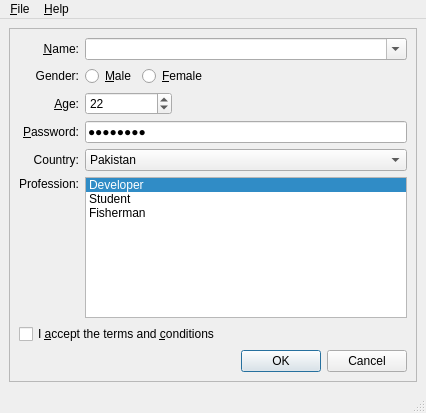
<?xml version="1.0" encoding="UTF-8"?>
<ui version="4.0">
 <class>MainWindow</class>
 <widget class="QMainWindow" name="MainWindow">
  <property name="geometry">
   <rect>
    <x>0</x>
    <y>0</y>
    <width>426</width>
    <height>413</height>
   </rect>
  </property>
  <property name="windowTitle">
   <string>Style Sheet</string>
  </property>
  <property name="styleSheet">
   <string notr="true">/* Customize any plain widget that is a child of a QMainWindow. */
QMainWindow &gt; .QWidget {
    background-color: gainsboro;
    background-image: url(images/pagefold.png);
    background-position: top right;
    background-repeat: no-repeat
}

/* Provide a padding for the layout inside the frame. The frame
   exists only to provide a padding for the top-right image, so we
   explicitly disable the border. */
#mainFrame {
    padding-right: 30px;
    border-style: none;
    border-image: none; /* since we set a border-image below */
}

/* mainFrame won't have this border-image since we have
   explicitly set it to 'none' using a more specific selector. */
QFrame, QLineEdit, QComboBox[editable=&quot;true&quot;], QSpinBox {
    border-image: url(images/frame.png) 4;
    border-width: 3;
}

QLabel {
    border: none;
    border-image: none;
    padding: 0;
    background: none;
}

/* Make text in message boxes selectable. */
QMessageBox {
    /* LinksAccessibleByMouse | TextSelectableByMouse */
    messagebox-text-interaction-flags: 5;
}
   
/* Set the selection colors for all widgets. */
QWidget {
    selection-color: black;
    selection-background-color: Silver;
    color: black;
}

/* Make the entire row selected in item views. */
QAbstractItemView {
    show-decoration-selected: 1;
}

/* Nice WindowsXP-style password character for password line edits. */
QLineEdit[echoMode=&quot;2&quot;] {
    lineedit-password-character: 9679;
}

/* Customize tooltips. */
QToolTip {
    background-color: rgb(200,200,255);
    border-color: darkslategray;
    border-width: 1px;
    border-style: solid;
    padding: 3px;
    font: bold;
    border-radius: 3px;
    opacity: 200;
}

/* Customize radio buttons. */

QRadioButton {
    spacing: 5px;
}

QRadioButton::indicator {
    width: 13px;
    height: 13px;
}

QRadioButton::indicator::unchecked {
    image: url(images/radiobutton_unchecked.png);
}

QRadioButton::indicator:unchecked:hover {
    image: url(images/radiobutton_unchecked_hover.png);
}

QRadioButton::indicator:unchecked:pressed {
    image: url(images/radiobutton_unchecked_pressed.png);
}

QRadioButton::indicator::checked {
    image: url(images/radiobutton_checked.png);
}

QRadioButton::indicator:checked:hover {
    image: url(images/radiobutton_checked_hover.png);
}

QRadioButton::indicator:checked:pressed {
    image: url(images/radiobutton_checked_pressed.png);
}

/* Customize arrows. */

*::down-arrow, *::menu-indicator {
    image: url(images/down_arrow.png);
    width: 7px;
    height: 7px;
}

*::down-arrow:disabled, *::down-arrow:off {
   image: url(images/down_arrow_disabled.png);
}

*::up-arrow {
    image: url(images/up_arrow.png);
    width: 7px;
    height: 7px;
}

*::up-arrow:disabled, *::up-arrow:off {
   image: url(images/up_arrow_disabled.png);
}

/* Customize push buttons and comboboxes. Our read-only combobox
   is very similar to a push button, so they share the same border image. */

QPushButton {
    min-width: 4em;
}

QPushButton, QComboBox[editable=&quot;false&quot;],
QComboBox[editable=&quot;true&quot;]::drop-down {
    border-image: url(images/pushbutton.png) 5;
    border-width: 5;
}

QPushButton:hover, QComboBox[editable=&quot;false&quot;]:hover,
QComboBox[editable=&quot;true&quot;]::drop-down:hover, QMenuBar::item:hover {
    border-image: url(images/pushbutton_hover.png) 5;
    border-width: 5;
}

QPushButton:pressed, QComboBox[editable=&quot;false&quot;]:on,
QComboBox[editable=&quot;true&quot;]::drop-down:on, QMenuBar::item:on {
    border-image: url(images/pushbutton_pressed.png) 5;
    border-width: 5;
}

/* Customize read-only comboboxes. */

QComboBox[editable=&quot;false&quot;] {
    padding-left: 3px;
    padding-right: 20px; /* space for the arrow */
}

QComboBox[editable=&quot;false&quot;]::drop-down {
    subcontrol-origin: padding;
    subcontrol-position: top right;
    width: 15px;
    border-left-style: solid;
    border-left-color: darkgray;
    border-left-width: 1px;
}

QComboBox[editable=&quot;false&quot;]::down-arrow {
    subcontrol-origin: content;
    subcontrol-position: center;
    position: relative;
    left: 1px; /* 1 pixel dropdown border */
}

/* The combobox arrow is on when the popup is open. */
QComboBox[editable=&quot;false&quot;]::down-arrow:on {
    position: relative;
    top: 1px;
    left: 2px;
}

/* Customize editable comboboxes. */

QComboBox[editable=&quot;true&quot;] {
    padding-right: 16px;
}

QComboBox[editable=&quot;true&quot;]::drop-down {
    subcontrol-origin: border;
    subcontrol-position: top right;
    width: 13px;
    position: absolute;
    top: 2px;
    bottom: 2px;
    right: 2px;
}

QComboBox[editable=&quot;true&quot;]::drop-down,
QComboBox[editable=&quot;true&quot;]::drop-down:hover,
QComboBox[editable=&quot;true&quot;]::drop-down:on {
    border-width: 0px;  
    border-left-width: 3px; /* we need only left and center part */
}

/* Shift the arrow when it's open. */
QComboBox[editable=&quot;true&quot;]::down-arrow:on {
    position: relative;
    top: 1px;
    left: 1px;
}

/* Customize check boxes. */
QCheckBox {
    spacing: 5px;
}

QCheckBox::indicator {
    width: 13px;
    height: 13px;
}

QCheckBox::indicator:unchecked {
    image: url(images/checkbox_unchecked.png);
}

QCheckBox::indicator:unchecked:hover {
    image: url(images/checkbox_unchecked_hover.png);
}

QCheckBox::indicator:unchecked:pressed {
    image: url(images/checkbox_unchecked_pressed.png);
}

QCheckBox::indicator:checked {
    image: url(images/checkbox_checked.png);
}

QCheckBox::indicator:checked:hover {
    image: url(images/checkbox_checked_hover.png);
}

QCheckBox::indicator:checked:pressed {
    image: url(images/checkbox_checked_pressed.png);
}

/* Customize the size grip. */
QSizeGrip {
    image: url(images/sizegrip.png);
    width: 16px;
    height: 16px;
}

/* Customize the menu bar. */
QMenuBar {
    border-image: none;
    border-style: none;
    border-width: 1px;
    border-bottom-style: solid;
    border-bottom-color: darkslategray;
    padding: 2px;
}

/* Customize spin boxes. */

QSpinBox { 
    padding-right: 15px;
}

QSpinBox::up-button {
    subcontrol-origin: border;
    subcontrol-position: top right;

    width: 16px; /* 16 + 2*1px border-width = 15px padding + 3px parent border */
    border-image: url(images/spinup.png) 1;
    border-width: 1px;
}

QSpinBox::up-button:hover {
    border-image: url(images/spinup_hover.png) 1;
}

QSpinBox::up-button:pressed {
    border-image: url(images/spinup_pressed.png) 1;
}

QSpinBox::down-button {
    subcontrol-origin: border;
    subcontrol-position: bottom right;

    width: 16px;
    border-image: url(images/spindown.png) 1;
    border-width: 1px;
    border-top-width: 0;
}

QSpinBox::down-button:hover {
    border-image: url(images/spindown_hover.png) 1;
}

QSpinBox::down-button:pressed {
    border-image: url(images/spindown_pressed.png) 1;
}
</string>
  </property>
  <widget class="QWidget" name="centralwidget">
   <layout class="QVBoxLayout">
    <property name="spacing">
     <number>6</number>
    </property>
    <property name="margin">
     <number>9</number>
    </property>
    <item>
     <widget class="QFrame" name="mainFrame">
      <property name="frameShape">
       <enum>QFrame::StyledPanel</enum>
      </property>
      <layout class="QGridLayout">
       <property name="margin">
        <number>9</number>
       </property>
       <property name="spacing">
        <number>6</number>
       </property>
       <item row="6" column="0" colspan="5">
        <widget class="QCheckBox" name="agreeCheckBox">
         <property name="toolTip">
          <string>Please read the LICENSE file before checking</string>
         </property>
         <property name="text">
          <string>I &amp;accept the terms and &amp;conditions</string>
         </property>
        </widget>
       </item>
       <item row="5" column="0">
        <widget class="QLabel" name="label">
         <property name="text">
          <string>Profession:</string>
         </property>
         <property name="alignment">
          <set>Qt::AlignRight|Qt::AlignTop|Qt::AlignTrailing</set>
         </property>
         <property name="buddy">
          <cstring>professionList</cstring>
         </property>
        </widget>
       </item>
       <item row="0" column="0">
        <widget class="QLabel" name="nameLabel">
         <property name="text">
          <string>&amp;Name:</string>
         </property>
         <property name="alignment">
          <set>Qt::AlignRight|Qt::AlignTrailing|Qt::AlignVCenter</set>
         </property>
         <property name="buddy">
          <cstring>nameCombo</cstring>
         </property>
        </widget>
       </item>
       <item row="1" column="1">
        <widget class="QRadioButton" name="maleRadioButton">
         <property name="toolTip">
          <string>Check this if you are male</string>
         </property>
         <property name="text">
          <string>&amp;Male</string>
         </property>
        </widget>
       </item>
       <item row="3" column="0">
        <widget class="QLabel" name="passwordLabel">
         <property name="text">
          <string>&amp;Password:</string>
         </property>
         <property name="alignment">
          <set>Qt::AlignRight|Qt::AlignTrailing|Qt::AlignVCenter</set>
         </property>
         <property name="buddy">
          <cstring>passwordEdit</cstring>
         </property>
        </widget>
       </item>
       <item row="4" column="1" colspan="4">
        <widget class="QComboBox" name="countryCombo">
         <property name="toolTip">
          <string>Specify country of origin</string>
         </property>
         <property name="statusTip">
          <string>Specify country of origin</string>
         </property>
         <property name="currentIndex">
          <number>6</number>
         </property>
         <item>
          <property name="text">
           <string>Egypt</string>
          </property>
         </item>
         <item>
          <property name="text">
           <string>France</string>
          </property>
         </item>
         <item>
          <property name="text">
           <string>Germany</string>
          </property>
         </item>
         <item>
          <property name="text">
           <string>India</string>
          </property>
         </item>
         <item>
          <property name="text">
           <string>Italy</string>
          </property>
         </item>
         <item>
          <property name="text">
           <string>Norway</string>
          </property>
         </item>
         <item>
          <property name="text">
           <string>Pakistan</string>
          </property>
         </item>
        </widget>
       </item>
       <item row="2" column="0">
        <widget class="QLabel" name="ageLabel">
         <property name="text">
          <string>&amp;Age:</string>
         </property>
         <property name="alignment">
          <set>Qt::AlignRight|Qt::AlignTrailing|Qt::AlignVCenter</set>
         </property>
         <property name="buddy">
          <cstring>ageSpinBox</cstring>
         </property>
        </widget>
       </item>
       <item row="4" column="0">
        <widget class="QLabel" name="countryLabel">
         <property name="text">
          <string>Country:</string>
         </property>
         <property name="alignment">
          <set>Qt::AlignRight|Qt::AlignTrailing|Qt::AlignVCenter</set>
         </property>
         <property name="buddy">
          <cstring>countryCombo</cstring>
         </property>
        </widget>
       </item>
       <item row="1" column="0">
        <widget class="QLabel" name="genderLabel">
         <property name="text">
          <string>Gender:</string>
         </property>
         <property name="alignment">
          <set>Qt::AlignRight|Qt::AlignTrailing|Qt::AlignVCenter</set>
         </property>
        </widget>
       </item>
       <item row="3" column="1" colspan="4">
        <widget class="QLineEdit" name="passwordEdit">
         <property name="toolTip">
          <string>Specify your password</string>
         </property>
         <property name="statusTip">
          <string>Specify your password</string>
         </property>
         <property name="text">
          <string>Password</string>
         </property>
         <property name="echoMode">
          <enum>QLineEdit::Password</enum>
         </property>
        </widget>
       </item>
       <item row="1" column="2" colspan="2">
        <widget class="QRadioButton" name="femaleRadioButton">
         <property name="styleSheet">
          <string>Check this if you are female</string>
         </property>
         <property name="text">
          <string>&amp;Female</string>
         </property>
        </widget>
       </item>
       <item row="2" column="1" colspan="2">
        <widget class="QSpinBox" name="ageSpinBox">
         <property name="toolTip">
          <string>Specify your age</string>
         </property>
         <property name="statusTip">
          <string>Specify your age</string>
         </property>
         <property name="minimum">
          <number>12</number>
         </property>
         <property name="value">
          <number>22</number>
         </property>
        </widget>
       </item>
       <item row="0" column="1" colspan="4">
        <widget class="QComboBox" name="nameCombo">
         <property name="toolTip">
          <string>Specify your name</string>
         </property>
         <property name="editable">
          <bool>true</bool>
         </property>
        </widget>
       </item>
       <item row="1" column="4">
        <spacer>
         <property name="orientation">
          <enum>Qt::Horizontal</enum>
         </property>
         <property name="sizeHint" stdset="0">
          <size>
           <width>40</width>
           <height>20</height>
          </size>
         </property>
        </spacer>
       </item>
       <item row="2" column="3" colspan="2">
        <spacer>
         <property name="orientation">
          <enum>Qt::Horizontal</enum>
         </property>
         <property name="sizeHint" stdset="0">
          <size>
           <width>61</width>
           <height>20</height>
          </size>
         </property>
        </spacer>
       </item>
       <item row="7" column="3" colspan="2">
        <widget class="QDialogButtonBox" name="buttonBox">
         <property name="orientation">
          <enum>Qt::Horizontal</enum>
         </property>
         <property name="standardButtons">
          <set>QDialogButtonBox::Cancel|QDialogButtonBox::Ok</set>
         </property>
        </widget>
       </item>
       <item row="5" column="1" colspan="4">
        <widget class="QListWidget" name="professionList">
         <property name="toolTip">
          <string>Select your profession</string>
         </property>
         <property name="statusTip">
          <string>Specify your name here</string>
         </property>
         <property name="whatsThis">
          <string>Specify your name here</string>
         </property>
         <property name="currentRow">
          <number>0</number>
         </property>
         <item>
          <property name="text">
           <string>Developer</string>
          </property>
         </item>
         <item>
          <property name="text">
           <string>Student</string>
          </property>
         </item>
         <item>
          <property name="text">
           <string>Fisherman</string>
          </property>
         </item>
        </widget>
       </item>
      </layout>
     </widget>
    </item>
   </layout>
  </widget>
  <widget class="QMenuBar" name="menubar">
   <property name="geometry">
    <rect>
     <x>0</x>
     <y>0</y>
     <width>426</width>
     <height>29</height>
    </rect>
   </property>
   <widget class="QMenu" name="menu_File">
    <property name="title">
     <string>&amp;File</string>
    </property>
    <addaction name="editStyleAction"/>
    <addaction name="separator"/>
    <addaction name="exitAction"/>
   </widget>
   <widget class="QMenu" name="menu_Help">
    <property name="title">
     <string>&amp;Help</string>
    </property>
    <addaction name="aboutAction"/>
    <addaction name="aboutQtAction"/>
   </widget>
   <addaction name="menu_File"/>
   <addaction name="menu_Help"/>
  </widget>
  <widget class="QStatusBar" name="statusbar"/>
  <action name="exitAction">
   <property name="text">
    <string>&amp;Exit</string>
   </property>
  </action>
  <action name="aboutQtAction">
   <property name="text">
    <string>About Qt</string>
   </property>
  </action>
  <action name="editStyleAction">
   <property name="text">
    <string>Edit &amp;Style...</string>
   </property>
  </action>
  <action name="aboutAction">
   <property name="text">
    <string>About</string>
   </property>
  </action>
 </widget>
 <resources/>
 <connections/>
</ui>
